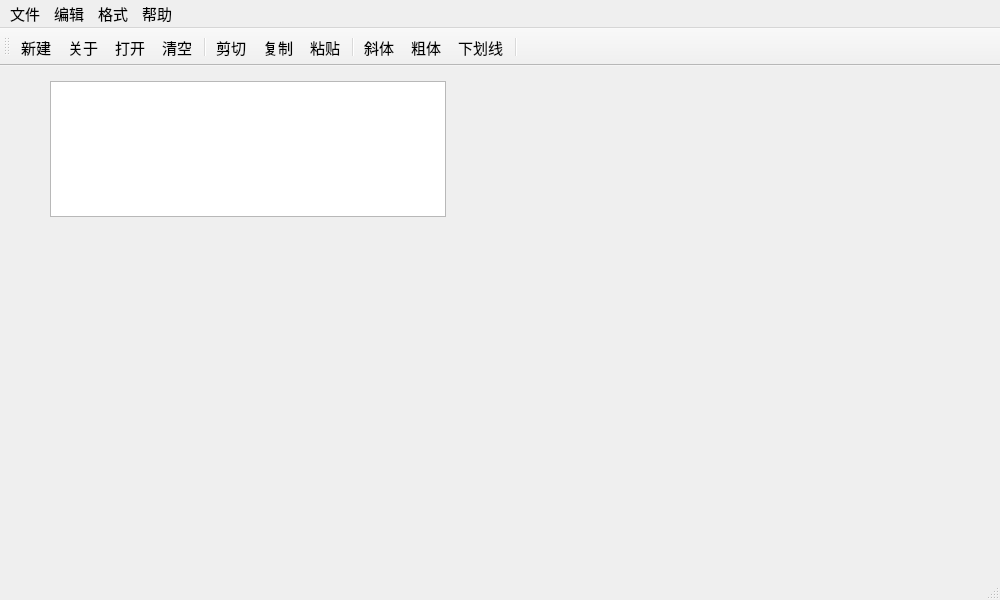
<?xml version="1.0" encoding="UTF-8"?>
<ui version="4.0">
 <class>QWMainWind</class>
 <widget class="QMainWindow" name="QWMainWind">
  <property name="geometry">
   <rect>
    <x>0</x>
    <y>0</y>
    <width>1000</width>
    <height>600</height>
   </rect>
  </property>
  <property name="font">
   <font>
    <pointsize>11</pointsize>
   </font>
  </property>
  <property name="windowTitle">
   <string>QWMainWind</string>
  </property>
  <widget class="QWidget" name="centralWidget">
   <widget class="QTextEdit" name="txtEdit">
    <property name="geometry">
     <rect>
      <x>50</x>
      <y>15</y>
      <width>396</width>
      <height>136</height>
     </rect>
    </property>
    <property name="font">
     <font>
      <pointsize>16</pointsize>
     </font>
    </property>
   </widget>
  </widget>
  <widget class="QMenuBar" name="menuBar">
   <property name="geometry">
    <rect>
     <x>0</x>
     <y>0</y>
     <width>543</width>
     <height>23</height>
    </rect>
   </property>
   <widget class="QMenu" name="menu">
    <property name="title">
     <string>文件</string>
    </property>
    <addaction name="actNew"/>
    <addaction name="actOpen"/>
    <addaction name="separator"/>
    <addaction name="actClose"/>
   </widget>
   <widget class="QMenu" name="menu_2">
    <property name="title">
     <string>编辑</string>
    </property>
    <addaction name="actCut"/>
    <addaction name="actCopy"/>
    <addaction name="actPaste"/>
    <addaction name="separator"/>
    <addaction name="actClear"/>
   </widget>
   <widget class="QMenu" name="menu_3">
    <property name="title">
     <string>格式</string>
    </property>
    <addaction name="actFontBold"/>
    <addaction name="actFontItalic"/>
    <addaction name="actFontUnder"/>
    <addaction name="separator"/>
    <addaction name="actToolbarLab"/>
   </widget>
   <widget class="QMenu" name="menuHelp">
    <property name="title">
     <string>帮助</string>
    </property>
    <addaction name="actAbout"/>
   </widget>
   <addaction name="menu"/>
   <addaction name="menu_2"/>
   <addaction name="menu_3"/>
   <addaction name="menuHelp"/>
  </widget>
  <widget class="QToolBar" name="mainToolBar">
   <property name="toolButtonStyle">
    <enum>Qt::ToolButtonTextUnderIcon</enum>
   </property>
   <attribute name="toolBarArea">
    <enum>TopToolBarArea</enum>
   </attribute>
   <attribute name="toolBarBreak">
    <bool>false</bool>
   </attribute>
   <addaction name="actNew"/>
   <addaction name="actAbout"/>
   <addaction name="actOpen"/>
   <addaction name="actClear"/>
   <addaction name="separator"/>
   <addaction name="actCut"/>
   <addaction name="actCopy"/>
   <addaction name="actPaste"/>
   <addaction name="separator"/>
   <addaction name="actFontItalic"/>
   <addaction name="actFontBold"/>
   <addaction name="actFontUnder"/>
   <addaction name="separator"/>
  </widget>
  <widget class="QStatusBar" name="statusBar"/>
  <action name="actAbout">
   <property name="icon">
    <iconset resource="res.qrc">
     <normaloff>:/icons/information-line.svg</normaloff>:/icons/information-line.svg</iconset>
   </property>
   <property name="text">
    <string>关于</string>
   </property>
   <property name="toolTip">
    <string>查看姓名、学号等开发人员信息</string>
   </property>
   <property name="statusTip">
    <string>显示 About 窗口</string>
   </property>
   <property name="shortcut">
    <string>F1</string>
   </property>
  </action>
  <action name="actCut">
   <property name="icon">
    <iconset resource="res.qrc">
     <normaloff>:/images/images/cut.bmp</normaloff>:/images/images/cut.bmp</iconset>
   </property>
   <property name="text">
    <string>剪切</string>
   </property>
   <property name="toolTip">
    <string>剪切</string>
   </property>
   <property name="shortcut">
    <string>Ctrl+X</string>
   </property>
  </action>
  <action name="actCopy">
   <property name="icon">
    <iconset resource="res.qrc">
     <normaloff>:/images/images/120.bmp</normaloff>:/images/images/120.bmp</iconset>
   </property>
   <property name="text">
    <string>复制</string>
   </property>
   <property name="toolTip">
    <string>复制</string>
   </property>
   <property name="shortcut">
    <string>Ctrl+C</string>
   </property>
  </action>
  <action name="actPaste">
   <property name="icon">
    <iconset resource="res.qrc">
     <normaloff>:/images/images/paste.bmp</normaloff>:/images/images/paste.bmp</iconset>
   </property>
   <property name="text">
    <string>粘贴</string>
   </property>
   <property name="toolTip">
    <string>粘贴</string>
   </property>
   <property name="shortcut">
    <string>Ctrl+V</string>
   </property>
  </action>
  <action name="actFontBold">
   <property name="checkable">
    <bool>true</bool>
   </property>
   <property name="icon">
    <iconset resource="res.qrc">
     <normaloff>:/images/images/BLD.BMP</normaloff>:/images/images/BLD.BMP</iconset>
   </property>
   <property name="text">
    <string>粗体</string>
   </property>
   <property name="toolTip">
    <string>粗体</string>
   </property>
  </action>
  <action name="actFontItalic">
   <property name="checkable">
    <bool>true</bool>
   </property>
   <property name="icon">
    <iconset resource="res.qrc">
     <normaloff>:/images/images/ITL.BMP</normaloff>:/images/images/ITL.BMP</iconset>
   </property>
   <property name="text">
    <string>斜体</string>
   </property>
   <property name="toolTip">
    <string>斜体</string>
   </property>
  </action>
  <action name="actFontUnder">
   <property name="checkable">
    <bool>true</bool>
   </property>
   <property name="icon">
    <iconset resource="res.qrc">
     <normaloff>:/images/images/WORDUNDR.BMP</normaloff>:/images/images/WORDUNDR.BMP</iconset>
   </property>
   <property name="text">
    <string>下划线</string>
   </property>
   <property name="toolTip">
    <string>下划线</string>
   </property>
  </action>
  <action name="actClose">
   <property name="icon">
    <iconset resource="res.qrc">
     <normaloff>:/images/images/exit.bmp</normaloff>:/images/images/exit.bmp</iconset>
   </property>
   <property name="text">
    <string>退出</string>
   </property>
   <property name="toolTip">
    <string>退出</string>
   </property>
  </action>
  <action name="actOpen">
   <property name="icon">
    <iconset resource="res.qrc">
     <normaloff>:/images/images/open3.bmp</normaloff>:/images/images/open3.bmp</iconset>
   </property>
   <property name="text">
    <string>打开...</string>
   </property>
   <property name="toolTip">
    <string>打开文件</string>
   </property>
   <property name="shortcut">
    <string>Ctrl+O</string>
   </property>
  </action>
  <action name="actClear">
   <property name="icon">
    <iconset resource="res.qrc">
     <normaloff>:/images/images/103.bmp</normaloff>:/images/images/103.bmp</iconset>
   </property>
   <property name="text">
    <string>清空</string>
   </property>
   <property name="toolTip">
    <string>清空内容</string>
   </property>
  </action>
  <action name="actFont">
   <property name="icon">
    <iconset resource="res.qrc">
     <normaloff>:/images/images/20.ico</normaloff>:/images/images/20.ico</iconset>
   </property>
   <property name="text">
    <string>字体...</string>
   </property>
   <property name="toolTip">
    <string>字体设置</string>
   </property>
  </action>
  <action name="actNew">
   <property name="icon">
    <iconset resource="res.qrc">
     <normaloff>:/images/images/new2.bmp</normaloff>:/images/images/new2.bmp</iconset>
   </property>
   <property name="text">
    <string>新建</string>
   </property>
   <property name="shortcut">
    <string>Ctrl+N</string>
   </property>
  </action>
  <action name="actToolbarLab">
   <property name="checkable">
    <bool>true</bool>
   </property>
   <property name="checked">
    <bool>true</bool>
   </property>
   <property name="text">
    <string>显示工具栏文字标签</string>
   </property>
   <property name="menuRole">
    <enum>QAction::TextHeuristicRole</enum>
   </property>
  </action>
 </widget>
 <layoutdefault spacing="6" margin="11"/>
 <resources>
  <include location="res.qrc"/>
 </resources>
 <connections>
  <connection>
   <sender>actClose</sender>
   <signal>triggered()</signal>
   <receiver>QWMainWind</receiver>
   <slot>close()</slot>
   <hints>
    <hint type="sourcelabel">
     <x>-1</x>
     <y>-1</y>
    </hint>
    <hint type="destinationlabel">
     <x>422</x>
     <y>254</y>
    </hint>
   </hints>
  </connection>
  <connection>
   <sender>actClear</sender>
   <signal>triggered()</signal>
   <receiver>txtEdit</receiver>
   <slot>clear()</slot>
   <hints>
    <hint type="sourcelabel">
     <x>-1</x>
     <y>-1</y>
    </hint>
    <hint type="destinationlabel">
     <x>260</x>
     <y>256</y>
    </hint>
   </hints>
  </connection>
  <connection>
   <sender>actCut</sender>
   <signal>triggered()</signal>
   <receiver>txtEdit</receiver>
   <slot>cut()</slot>
   <hints>
    <hint type="sourcelabel">
     <x>-1</x>
     <y>-1</y>
    </hint>
    <hint type="destinationlabel">
     <x>260</x>
     <y>256</y>
    </hint>
   </hints>
  </connection>
  <connection>
   <sender>actCopy</sender>
   <signal>triggered()</signal>
   <receiver>txtEdit</receiver>
   <slot>copy()</slot>
   <hints>
    <hint type="sourcelabel">
     <x>-1</x>
     <y>-1</y>
    </hint>
    <hint type="destinationlabel">
     <x>260</x>
     <y>256</y>
    </hint>
   </hints>
  </connection>
  <connection>
   <sender>actPaste</sender>
   <signal>triggered()</signal>
   <receiver>txtEdit</receiver>
   <slot>paste()</slot>
   <hints>
    <hint type="sourcelabel">
     <x>-1</x>
     <y>-1</y>
    </hint>
    <hint type="destinationlabel">
     <x>260</x>
     <y>256</y>
    </hint>
   </hints>
  </connection>
 </connections>
</ui>
